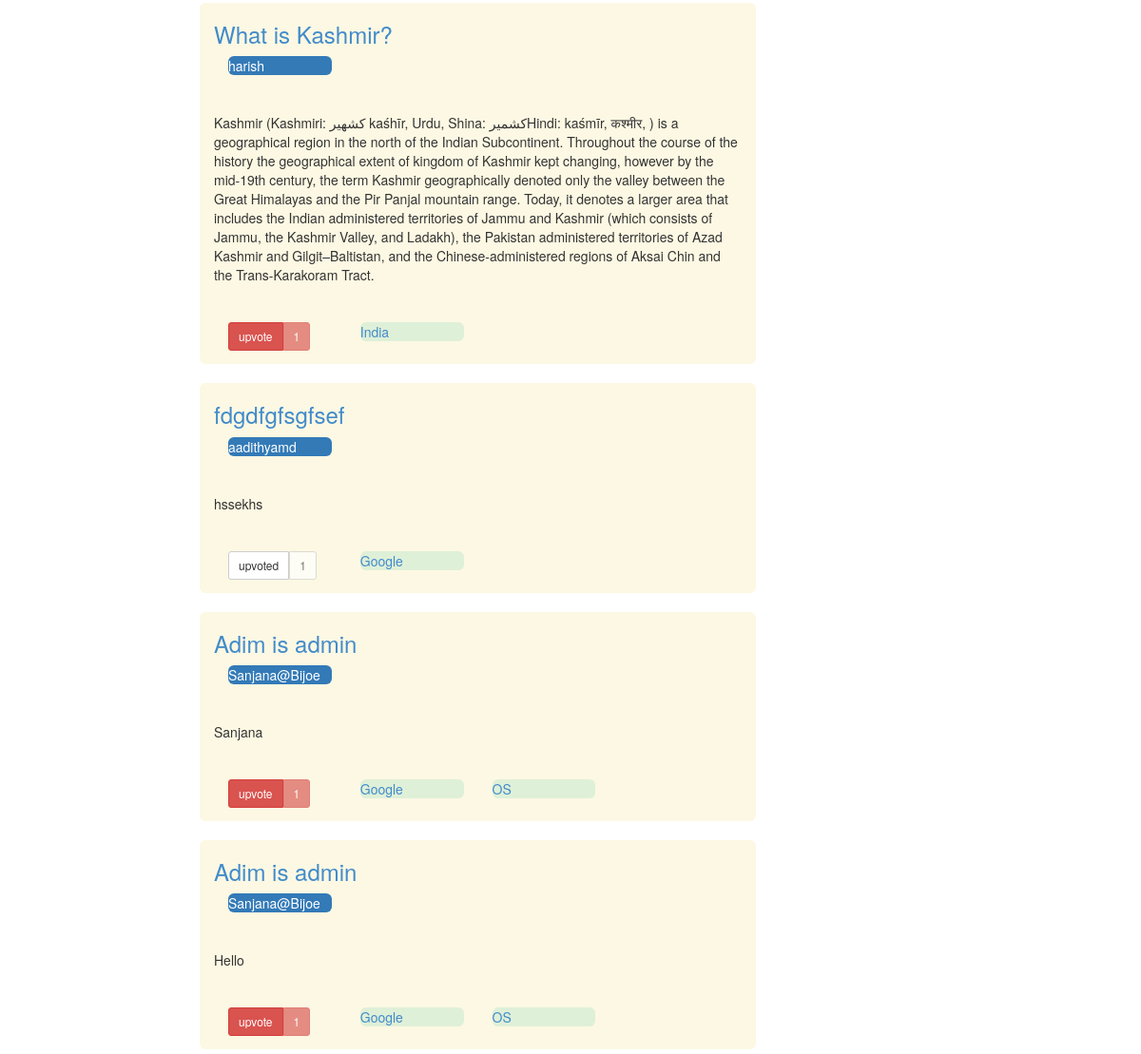
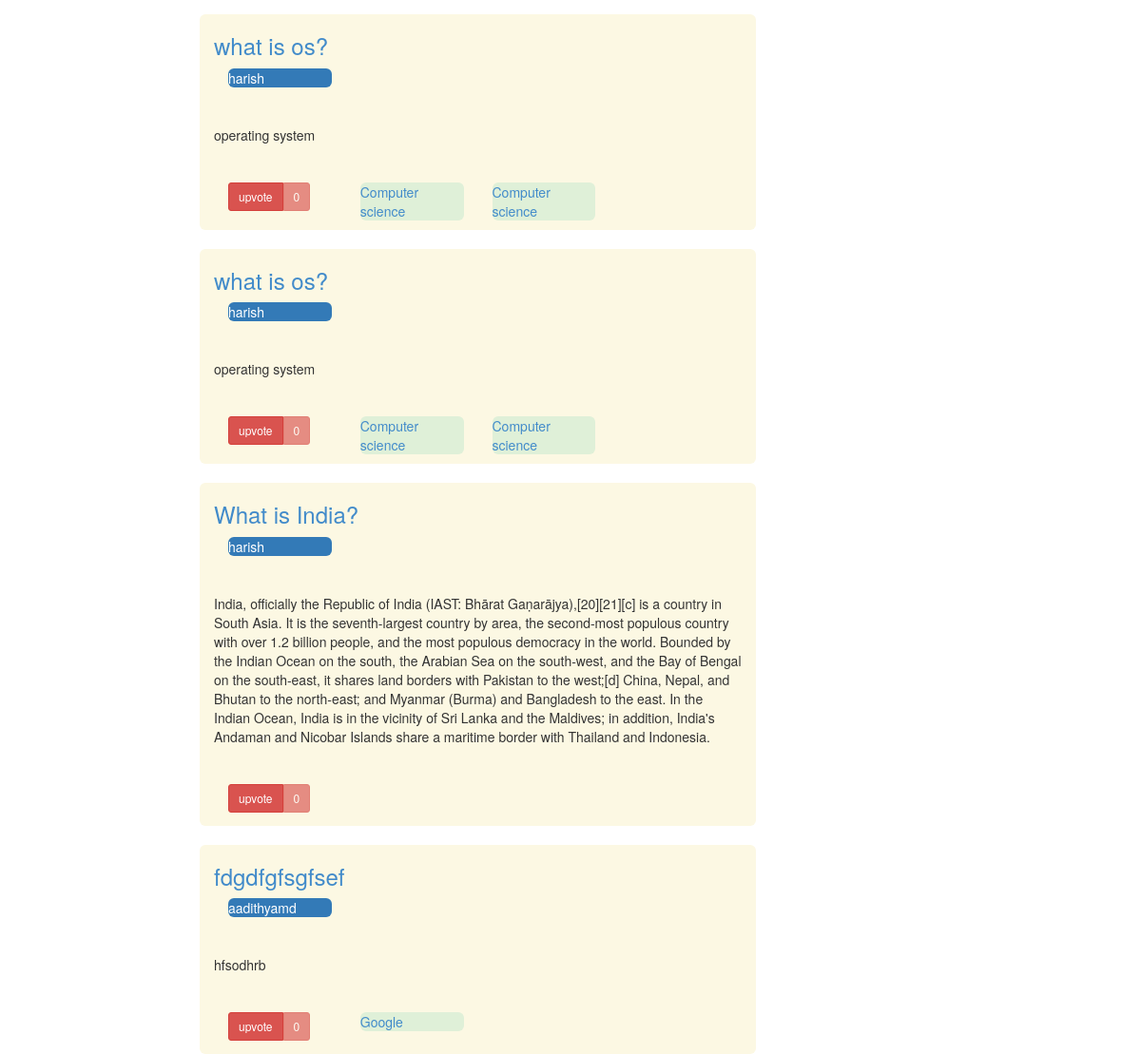
The app's page /read/ (signed in, lower part), older data (2 pictures, top to bottom).
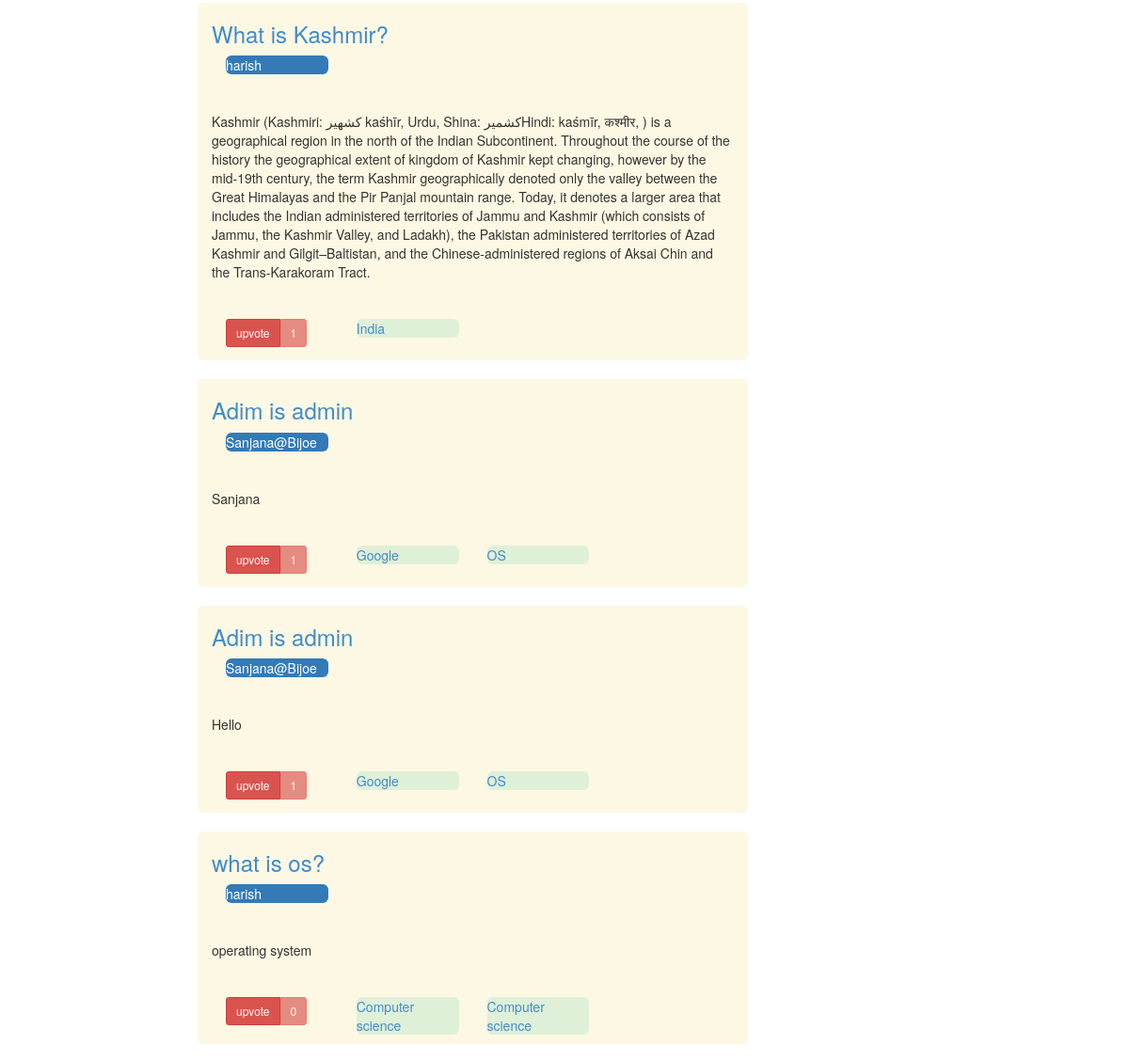
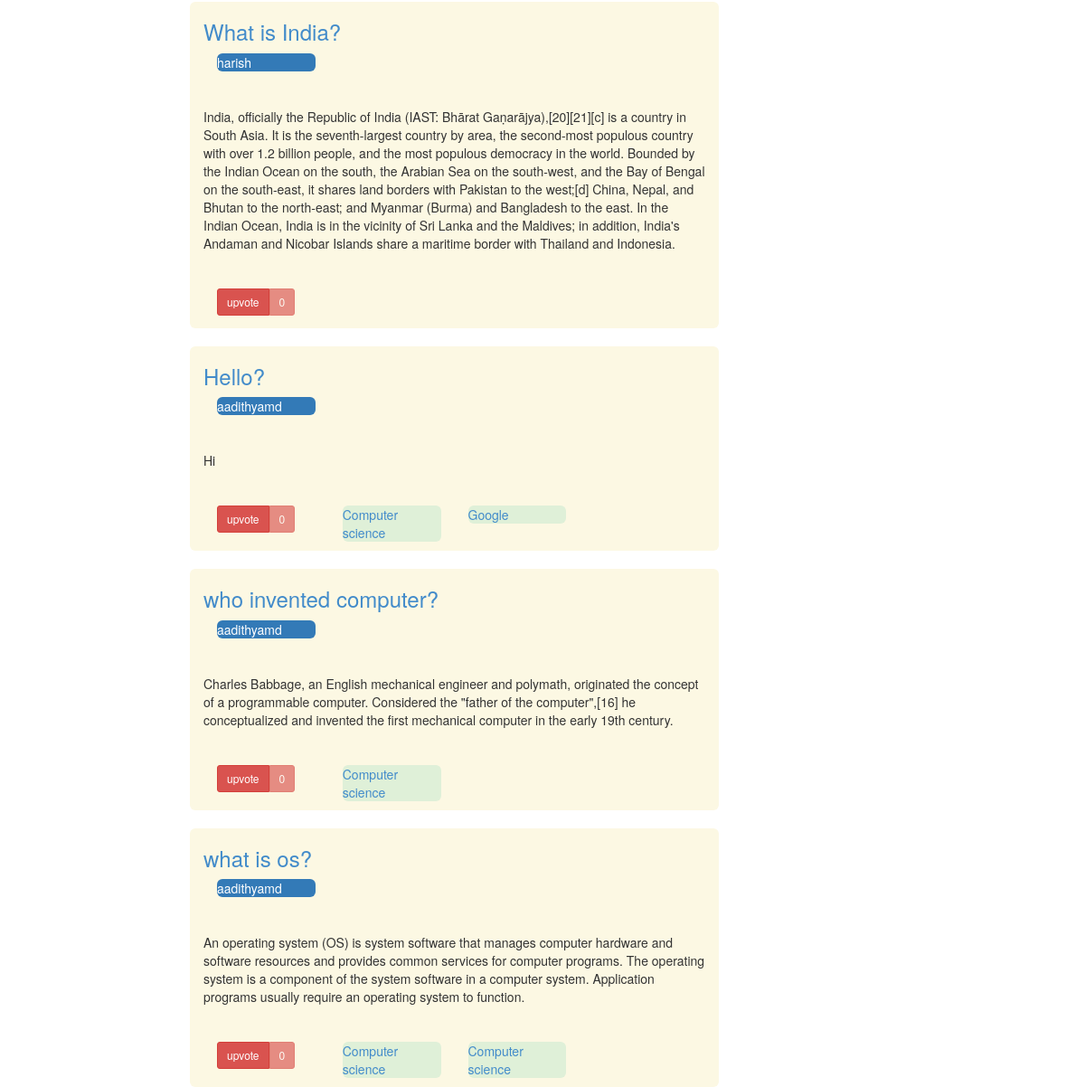
The same page, newer data (2 pictures, top to bottom).
### QA/models.py (models this page shows)
class Answer(models.Model):
	answer_text = models.TextField(blank=False,null=True)
	timestamp = models.DateTimeField(auto_now_add=True, auto_now=False)
	question = models.ForeignKey(Question)
	author = models.ForeignKey(Customuser)
	upvotes = models.IntegerField(default=0)
	faculty_upvote = models.IntegerField(default=0)
	verify = models.BooleanField(default=False)
	def __unicode__(self):
		return self.answer_text

class Question(models.Model):
	question_text = models.TextField(blank=False,null=True)
	follow = models.IntegerField(default=0)
	author = models.ForeignKey(Customuser)
	upload = models.FileField(upload_to='uploads/%Y/%m/%d/',blank=True,null=True) #if null is true then NULL is set if no value
	timestamp = models.DateTimeField(auto_now_add=True, auto_now=False)# but in forms, set blank=True,form can be left.
	updated = models.DateTimeField(auto_now_add=False, auto_now=True)
	category1 = models.ForeignKey(Categories,blank=True,null=True,related_name='category1')
	category2 = models.ForeignKey(Categories,blank=True,null=True,related_name='category2')
	category3 = models.ForeignKey(Categories,blank=True,null=True,related_name='category3')
	category4 = models.ForeignKey(Categories,blank=True,null=True,related_name='category4')
	class Meta:
		ordering = ['follow','-timestamp']
	def __unicode__(self):
		return self.question_text

class Categories(models.Model):
	categories = models.CharField(max_length=120, blank=False,null=False)
	def __unicode__(self):
		return self.categories

### QA/views.py (the view)
# urls.py: url(r'^read/$', QA.views.read ,name='read'),
@login_required
def read(request):
	if request.user.is_superuser:
		return HttpResponseRedirect('/about')
	question_id = 2
	answer_id = 2
	answer = Answer.objects.get(pk = answer_id)
	current_users_upvoted_content = Upvote.objects.filter(upvoted_user=request.user)
	current_users_upvoted_answers = []
	for i in current_users_upvoted_content:
		current_users_upvoted_answers.append(i.answer)
	Cuser = Customuser.objects.get(username=request.user.username)
	print Cuser
	c=Categories.objects.all()
	if request.method == 'POST' and (request.POST.get("submit","") == "upvote" or request.POST.get("submit","") == "upvoted"):
		answer_id = request.POST.get("answer_id","")
		answer = Answer.objects.get(pk=answer_id)
		if Upvote.objects.filter(upvoted_user=Cuser,answer=answer).exists():
			up = Upvote.objects.get(upvoted_user=Cuser,answer=answer)
			up.delete()
			answer.upvotes-=1
			if request.user.is_staff:
				answer.faculty_upvote-=1
			answer.save()
		else:
			vote = Upvote(upvoted_user=Cuser,answer=answer,question=answer.question)
			answer.upvotes+=1
			if request.user.is_staff:
				answer.faculty_upvote+=1
			answer.save()
			vote.save()
		return HttpResponseRedirect('/read')
	if request.POST:
		print request.POST
		if Cuser.category is None:
			a = []
			a.append(int(request.POST.get("category","")))
		else:
			a = ast.literal_eval(Cuser.category)
			b = []
			b.append(int(request.POST.get("category","")))
			a= list(set(a)|set(b))
		Cuser.category = str(a)
		Cuser.save()
	if Cuser.category != None:
		categorylistofuser = ast.literal_eval(Cuser.category)
	else :
		categorylistofuser = []
	Qobjects = []
	for i in categorylistofuser:
		Qobjects += (Question.objects.filter(Q(Q(category1=i) |Q(category2=i)|Q(category3=i)|Q(category4=i))))
	Aobjects = []
	for i in Qobjects:
		Aobjects += Answer.objects.filter(question=i)
	LatestAobjects = []
	onesecond = timedelta(seconds=1)
	for i in Aobjects:
		if (i.timestamp-Cuser.last_login) > onesecond:
			LatestAobjects.append(i)
	LatestAobjects = list(set(LatestAobjects))
	print "Latest Questions"
	LatestQobjects = []
	for i in Qobjects:
		if (i.timestamp-Cuser.last_login) > onesecond:
			LatestQobjects.append(i)
	LatestQobjects = list(set(LatestQobjects))
	print "Latest new Answers in upvoted answer's question"
	Uobjects = Upvote.objects.filter(upvoted_user=Cuser)
	QofUobjects = []
	AofUobjects = []
	for i in Uobjects:
		QofUobjects.append(i.question)
		AofUobjects.append(i.answer)
	print QofUobjects
	othersAofUobjects = []
	otherAofUobjects  = []
	for i in QofUobjects:
		otherAofUobjects += Answer.objects.filter(question=i)
	for i in otherAofUobjects:
		if i not in AofUobjects:
			 othersAofUobjects.append(i)
	print othersAofUobjects
	LatestothersAofUobjects = []
	onesecond = timedelta(seconds=1)
	for i in othersAofUobjects:
		if (i.timestamp-Cuser.last_login) > onesecond:
			LatestothersAofUobjects.append(i)
	LatestothersAofUobjects = list(set(LatestothersAofUobjects))
	print "listing all answers by upvote order"
	JustAobjects = Answer.objects.all().order_by('-upvotes')
	return render(request,'read.html',{"check_upvoted_already":current_users_upvoted_answers,"LatestAobjectslist":LatestAobjects,"LatestQobjectslist":LatestQobjects,
		"LatestothersAofUobjectslist":LatestothersAofUobjects,"categorylist":c,"JustAobjectslist":JustAobjects})

### QA/models.py (called while the page is built)
	def __str__(self):
		return self.username

### QA/templates/read.html (shortened to what this page needs)
{% extends 'base.html' %}
{% load crispy_forms_tags %}
{% block read_container %}
<div class="container">
{%for answer in JustAobjectslist %}
<br>
<div class="row">
  <div class="col-md-6 bg-warning img-rounded col-md-offset-2">
    <a href="/write/{{answer.question.pk}}"><h3>{{answer.question}}</h3></a>
    <div class="col-xs-3 ">
      <p class="bg-primary img-rounded word-wrap">{{answer.author}}</p>
    </div>
    <br>
<br>
<br><div>{{answer}}</div><br><br>
<div class="col-md-3 ">
    <form method='POST' action=''>
          {% if answer in check_upvoted_already  %}
          <div class="btn-group">
            <input type="submit" name='submit' class="btn btn-default btn-sm " value='upvoted'/>
            <button type="button" class="btn btn-default btn-sm disabled ">{{answer.upvotes}}</button>
          </div>
          {% else %}
          <div class="btn-group">
            <input class='btn btn-danger btn-sm' name='submit' type='submit' value='upvote'/>
            <button class="btn btn-danger btn-sm disabled">{{answer.upvotes}}</button>
          </div>
          {% endif %}
    </form>
</div>
<div>
{% if answer.question.category1 != None %}
<div class="col-xs-3 ">
      <p class="bg-success img-rounded word-wrap"><a href="/categories/{{answer.question.category1.pk}}">{{answer.question.category1}}</a></p>
    </div>
{% endif%}
{% if answer.question.category2 != None %}
<div class="col-xs-3 ">
      <p class="bg-success img-rounded word-wrap"><a href="/categories/{{answer.question.category2.pk}}">{{answer.question.category2}}</a></p>
    </div>
{% endif%}
</div>
</div>
</div>
{%endfor%}
</div>
{% endblock %}

Row changes from the older to the newer data that the page shows:
removed Answer: question "fdgdfgfsgfsef", author "aadithyamd", answer_text "hssekhs", upvotes "1", question.category1 "Google"
removed Answer: question "what is os?", author "harish", answer_text "operating system", upvotes "0", question.category1 "Computer science", question.category2 "Computer science"
removed Answer: question "fdgdfgfsgfsef", author "aadithyamd", answer_text "hfsodhrb", upvotes "0", question.category1 "Google"
added Answer: question "Hello?", author "aadithyamd", answer_text "Hi", upvotes "0", question.category1 "Computer science", question.category2 "Google"
added Answer: question "who invented computer?", author "aadithyamd", answer_text "Charles Babbage, an English mechanical engineer and polymath, originated the concept of a programmable computer. Considered the \"father of the computer\",[16] he conceptualized and invented the first mechanical computer in the early 19th century.", upvotes "0", question.category1 "Computer science"
added Answer: question "what is os?", author "aadithyamd", answer_text "An operating system (OS) is system software that manages computer hardware and software resources and provides common services for computer programs. The operating system is a component of the system software in a computer system. Application programs usually require an operating system to function.", upvotes "0", question.category1 "Computer science", question.category2 "Computer science"
